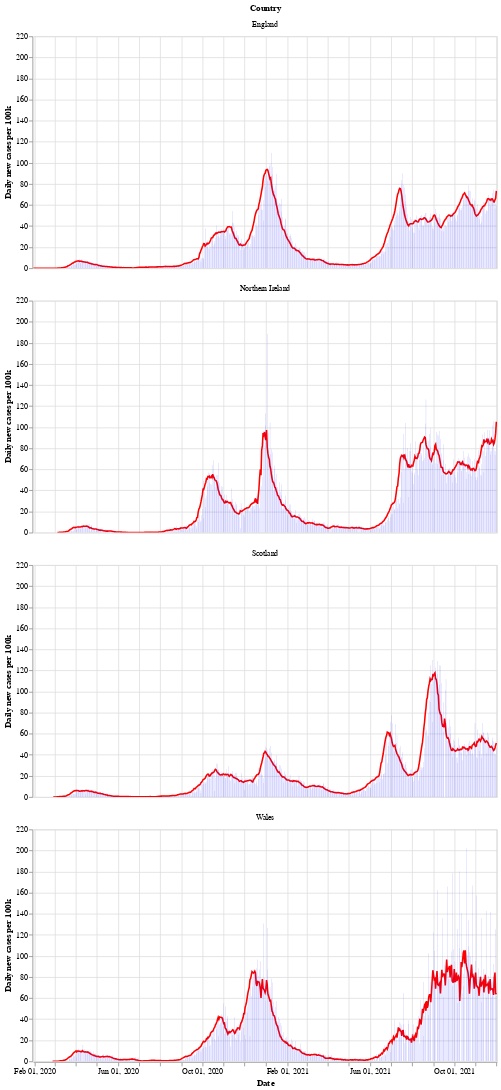

The notebook cell this image was saved under:
### Markdown cell above
Next is a bar chart of the number of new cases in each country (per 100k population), with the 7 day moving average of cases. Again we see that Wales saw a longer period of raising and falling cases compared to the other countries.

After a period of cases falling, each nation is now seeing a rise in the number of cases - especially in Wales.

### Code cell
# collapse
bars = alt.Chart(uk_cases).mark_bar().encode(
    x=alt.X("yearmonthdate(date):T", axis=alt.Axis(title='Date')),
    y=alt.Y("newCasesRate:Q", axis=alt.Axis(title='Daily new cases per 100k')),
    tooltip='newCasesRate',
    color=alt.condition(
        alt.datum.dailyChange > 0,
        alt.value("orange"),  # The positive color
        alt.value("blue")  # The negative color
    )
).properties(title='New cases per 100k population with rolling 7 day average', width=600).interactive()
line = alt.Chart(uk_cases).mark_line(
    color='red',
    size=2,
).transform_window(
    rolling_mean='mean(newCasesRate)',
    frame=[0, 7],
    groupby=['areaName']
).encode(
    x='yearmonthdate(date):T',
    y='rolling_mean:Q'
)
alt.layer(line, bars, data=uk_cases).facet(alt.Row('areaName', title='Country'), columns=1)

### Figure 1 — Vega-Lite specification as saved in the notebook (floating-point values rounded to 4 significant figures; data arrays with more than 128 entries replaced by an {"elided": "..."} marker saying what was removed)
{"config": {"view": {"continuousWidth": 400, "continuousHeight": 300}}, "data": {"name": "data-b12f8fe3c3406c04b1b29a2c8da62448"}, "facet": {"type": "nominal", "field": "areaName", "title": "Country"}, "spec": {"layer": [{"mark": {"type": "line", "color": "red", "size": 2}, "encoding": {"x": {"type": "temporal", "field": "date", "timeUnit": "yearmonthdate"}, "y": {"type": "quantitative", "field": "rolling_mean"}}, "transform": [{"window": [{"op": "mean", "field": "newCasesRate", "as": "rolling_mean"}], "frame": [0, 7], "groupby": ["areaName"]}]}, {"mark": "bar", "encoding": {"color": {"condition": {"value": "orange", "test": "(datum.dailyChange > 0)"}, "value": "blue"}, "tooltip": {"type": "quantitative", "field": "newCasesRate"}, "x": {"type": "temporal", "axis": {"title": "Date"}, "field": "date", "timeUnit": "yearmonthdate"}, "y": {"type": "quantitative", "axis": {"title": "Daily new cases per 100k"}, "field": "newCasesRate"}}, "selection": {"selector002": {"type": "interval", "bind": "scales", "encodings": ["x", "y"]}}, "title": "New cases per 100k population with rolling 7 day average", "width": 600}]}, "columns": 1, "$schema": "https://vega.github.io/schema/vega-lite/v4.8.1.json", "datasets": {"data-b12f8fe3c3406c04b1b29a2c8da62448": {"elided": "2596 records"}}}
